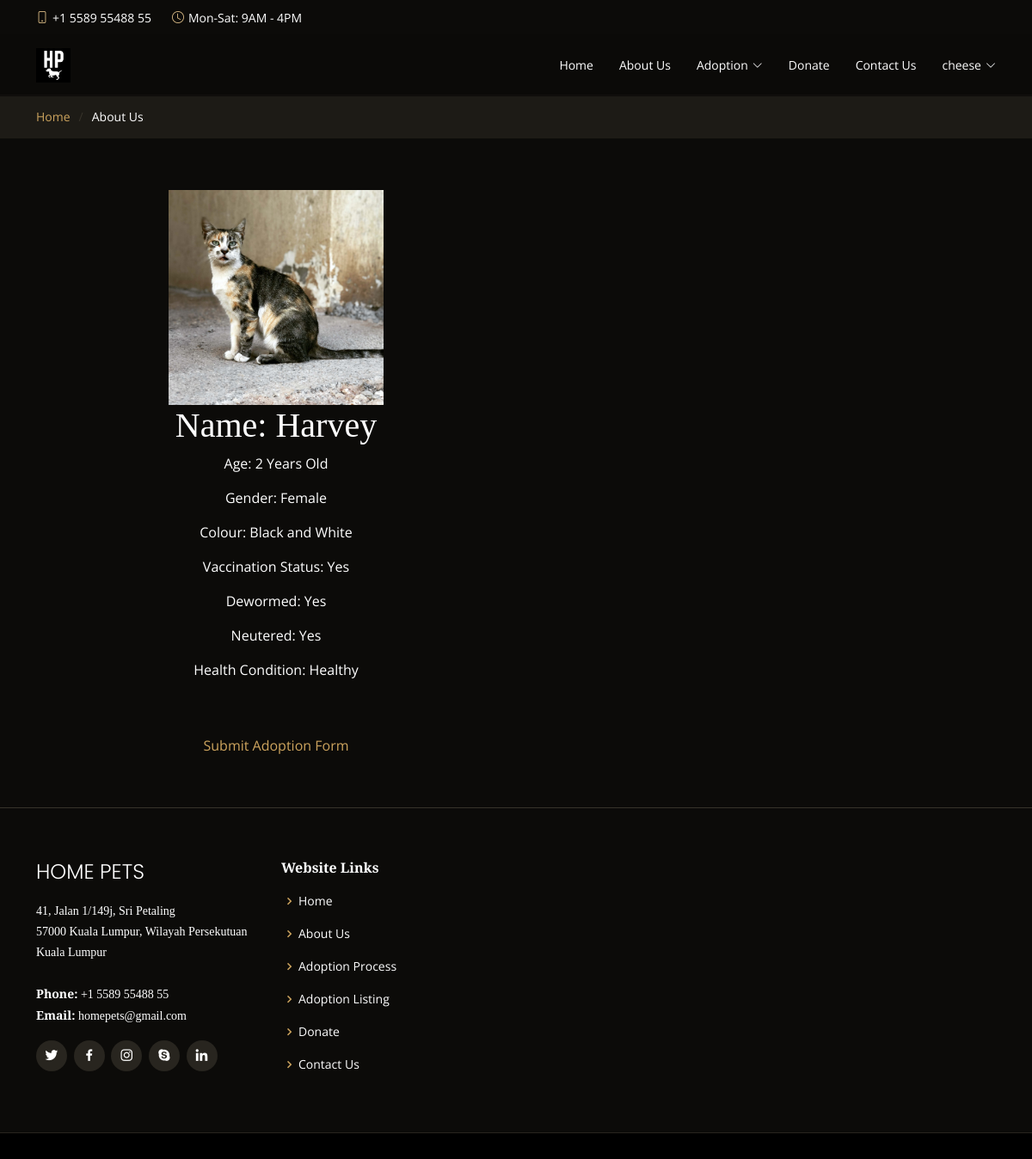
Page /user/animalProfile.php?id=4 (signed in) on the committed database.
### tables this page shows
CREATE TABLE `animal` (
  `id` int(11) NOT NULL,
  `animalName` varchar(100) NOT NULL,
  `animalType` varchar(100) NOT NULL,
  `gender` varchar(10) NOT NULL,
  `age` varchar(100) NOT NULL,
  `colour` varchar(100) NOT NULL,
  `vaccinated` varchar(10) NOT NULL,
  `dewormed` varchar(10) NOT NULL,
  `neutered` varchar(10) NOT NULL,
  `animalCondition` varchar(100) NOT NULL,
  `imgType` varchar(5) NOT NULL
);

### user/animalProfile.php (the view, shortened to what this page needs)
<?php
  $id = intval($_GET['id']);
?>
<!DOCTYPE html>
<html lang="en">
<head>
  <link href="../assets/vendor/animate.css/animate.min.css" rel="stylesheet">
  <link href="../assets/vendor/aos/aos.css" rel="stylesheet">
  <link href="../assets/vendor/bootstrap/css/bootstrap.min.css" rel="stylesheet">
  <link href="../assets/vendor/bootstrap-icons/bootstrap-icons.css" rel="stylesheet">
  <link href="../assets/vendor/boxicons/css/boxicons.min.css" rel="stylesheet">
  <link href="../assets/vendor/glightbox/css/glightbox.min.css" rel="stylesheet">
  <link href="../assets/vendor/swiper/swiper-bundle.min.css" rel="stylesheet">
  <link href="../assets/css/style.css" rel="stylesheet">
</head>
<body>
  <div id="topbar" class="d-flex align-items-center fixed-top">
    <div class="container d-flex justify-content-center justify-content-md-between">
      <div class="contact-info d-flex align-items-center">
        <i class="bi bi-phone d-flex align-items-center"><span>+1 5589 55488 55</span></i>
        <i class="bi bi-clock d-flex align-items-center ms-4"><span> Mon-Sat: 9AM - 4PM</span></i>
      </div>
    </div>
  </div>
  <header id="header" class="fixed-top d-flex align-items-center">
    <div class="container-fluid container-xl d-flex align-items-center justify-content-lg-between">
      <a href="main.php" class="logo me-auto me-lg-0"><img src="../assets/img/logo.png" alt="" class="img-fluid"></a>
      <nav id="navbar" class="navbar order-last order-lg-0">
        <ul>
          <li><a class="nav-link scrollto" href="main.php">Home</a></li>
          <li><a class="nav-link scrollto" href="aboutUs.php">About Us</a></li>
          <li class="dropdown"><a href="#"><span>Adoption</span> <i class="bi bi-chevron-down"></i></a>
          </li>
          <li><a class="nav-link scrollto" href="#">Donate</a></li>
          <li><a class="nav-link scrollto" href="contactUs.php">Contact Us</a></li>
              <li class='dropdown'><a href='#'><span><?php echo $_SESSION['user']['username']; ?></span><i class='bi bi-chevron-down'></i></a>
          </li>
        </ul>
      </nav>
    </div>
  </header>
  <main id="main">
    <section class="breadcrumbs">
      <div class="container">
        <div class="d-flex justify-content-between align-items-center">
          <ol>
            <li><a href="main.php">Home</a></li>
            <li>About Us</li>
          </ol>
        </div>
      </div>
    </section>
  </main>
  <section id="contact" class="contact">
    <div class="container" data-aos="fade-up">
        <?php
            $conn = mysqli_connect("localhost", "root", "", "hpusers");
            $sql = ("SELECT * FROM animal WHERE id = $id");
            $result = $conn->query($sql);
            if ($result->num_rows > 0) {
            while($row = $result->fetch_assoc()) {
                echo "<div class='col-lg-6' style = 'text-align: center;'>";
                echo "<img src='../assets/img/animals/" . $row["animalName"] . "." . $row["imgType"] . "' height = '250px' width = '250px' >";
                echo "<h1>Name: " . $row["animalName"] . "</h1>";
                echo "<p>Age: " . $row["age"] . "</p>";
                echo "<p>Gender: " . $row["gender"] . "</p>";
                echo "<p>Colour: " . $row["colour"] . "</p>";
                echo "<p>Vaccination Status: " . $row["vaccinated"] . "</p>";
                echo "<p>Dewormed: " . $row["dewormed"] . "</p>";
                echo "<p>Neutered: " . $row["neutered"] . "</p>";
                echo "<p>Health Condition: " . $row["animalCondition"] . "</p>";
                echo "<br><br><span style='background-color: ;'>
                <a href='adoptionForm.php?id=" . $row["id"] . "'>Submit Adoption Form</a></span>";
            }
            }
            else {
              echo "0 results";
            }
        ?>
    </div>
</section>
  <footer id="footer">
    <div class="footer-top">
      <div class="container">
        <div class="row">
          <div class="col-lg-3 col-md-6">
            <div class="footer-info">
              <h3>Home Pets</h3>
              <p>
                41, Jalan 1/149j, Sri Petaling<br>
                57000 Kuala Lumpur, Wilayah Persekutuan Kuala Lumpur<br><br>
                <strong>Phone:</strong> +1 5589 55488 55<br>
                <strong>Email:</strong> homepets@gmail.com<br>
              </p>
              <div class="social-links mt-3">
                <a href="#" class="twitter"><i class="bx bxl-twitter"></i></a>
                <a href="#" class="facebook"><i class="bx bxl-facebook"></i></a>
                <a href="#" class="instagram"><i class="bx bxl-instagram"></i></a>
                <a href="#" class="google-plus"><i class="bx bxl-skype"></i></a>
                <a href="#" class="linkedin"><i class="bx bxl-linkedin"></i></a>
              </div>
            </div>
          </div>
          <div class="col-lg-2 col-md-6 footer-links">
            <h4>Website Links</h4>
            <ul>
              <li><i class="bx bx-chevron-right"></i> <a href="main.php">Home</a></li>
              <li><i class="bx bx-chevron-right"></i> <a href="#">About Us</a></li>
              <li><i class="bx bx-chevron-right"></i> <a href="adoptionProcess.php">Adoption Process</a></li>
              <li><i class="bx bx-chevron-right"></i> <a href="adoptionListing.php">Adoption Listing</a></li>
              <li><i class="bx bx-chevron-right"></i> <a href="#">Donate</a></li>
              <li><i class="bx bx-chevron-right"></i> <a href="contactUs.php">Contact Us</a></li>
            </ul>
          </div>
        </div>
      </div>
    </div>
</body>
</html>

### assets/css/style.css (style rules this page uses)
body { font-family: "Open Sans", sans-serif; background: #0c0b09; color: #fff; }
a { color: #cda45e; text-decoration: none; }
h1, h2, h3, h4, h5, h6 { font-family: "Playfair Display", serif; }
#topbar { height: 40px; font-size: 14px; transition: all 0.5s; z-index: 996; }
#topbar .contact-info i { font-style: normal; color: #d9ba85; }
#topbar .contact-info i span { padding-left: 5px; color: #fff; }
#header { background: rgba(12, 11, 9, 0.6); border-bottom: 1px solid rgba(12, 11, 9, 0.6); transition: all 0.5s; z-index: 997; padding: 15px 0; top: 40px; }
#header .logo { font-size: 28px; margin: 0; padding: 0; line-height: 1; font-weight: 300; letter-spacing: 1px; text-transform: uppercase; font-family: "Poppins", sans-serif; }
#header .logo img { max-height: 40px; }
.navbar { padding: 0; }
.navbar ul { margin: 0; padding: 0; display: flex; list-style: none; align-items: center; }
.navbar li { position: relative; }
.navbar a { display: flex; align-items: center; justify-content: space-between; padding: 10px 0 10px 30px; color: #fff; white-space: nowrap; transition: 0.3s; font-size: 14px; }
.navbar a i { font-size: 12px; line-height: 0; margin-left: 5px; }
section { padding: 60px 0; overflow: hidden; }
.breadcrumbs { padding: 15px 0; background: #1d1b16; margin-top: 110px; }
.breadcrumbs ol { display: flex; flex-wrap: wrap; list-style: none; padding: 0; margin: 0; font-size: 14px; }
.breadcrumbs ol li + li { padding-left: 10px; }
.breadcrumbs ol li + li::before { display: inline-block; padding-right: 10px; color: #37332a; content: "/"; }
#footer { background: black; padding: 0 0 30px 0; color: #fff; font-size: 14px; }
#footer .footer-top { background: #0c0b09; border-top: 1px solid #37332a; border-bottom: 1px solid #28251f; padding: 60px 0 30px 0; }
#footer .footer-top .footer-info { margin-bottom: 30px; }
#footer .footer-top .footer-info h3 { font-size: 24px; margin: 0 0 20px 0; padding: 2px 0 2px 0; line-height: 1; font-weight: 300; text-transform: uppercase; font-family: "Poppins", sans-serif; }
#footer .footer-top .footer-info p { font-size: 14px; line-height: 24px; margin-bottom: 0; font-family: "Playfair Display", serif; color: #fff; }
#footer .footer-top .social-links a { font-size: 18px; display: inline-block; background: #28251f; color: #fff; line-height: 1; padding: 8px 0; margin-right: 4px; border-radius: 50%; text-align: center; width: 36px; height: 36px; transition: 0.3s; }
#footer .footer-top h4 { font-size: 16px; font-weight: 600; color: #fff; position: relative; padding-bottom: 12px; }
#footer .footer-top .footer-links { margin-bottom: 30px; }
#footer .footer-top .footer-links ul { list-style: none; padding: 0; margin: 0; }
#footer .footer-top .footer-links ul i { padding-right: 2px; color: #cda45e; font-size: 18px; line-height: 1; }
#footer .footer-top .footer-links ul li { padding: 10px 0; display: flex; align-items: center; }
#footer .footer-top .footer-links ul li:first-child { padding-top: 0; }
#footer .footer-top .footer-links ul a { color: #fff; transition: 0.3s; display: inline-block; line-height: 1; }

### rows in the picture
animal: animalName (picture), animalName "Harvey", age "2 Years Old", gender "Female", colour "Black and White", vaccinated "Yes", dewormed "Yes", neutered "Yes", animalCondition "Healthy"

### other values in the picture
$_SESSION['user']['username'] "cheese"
